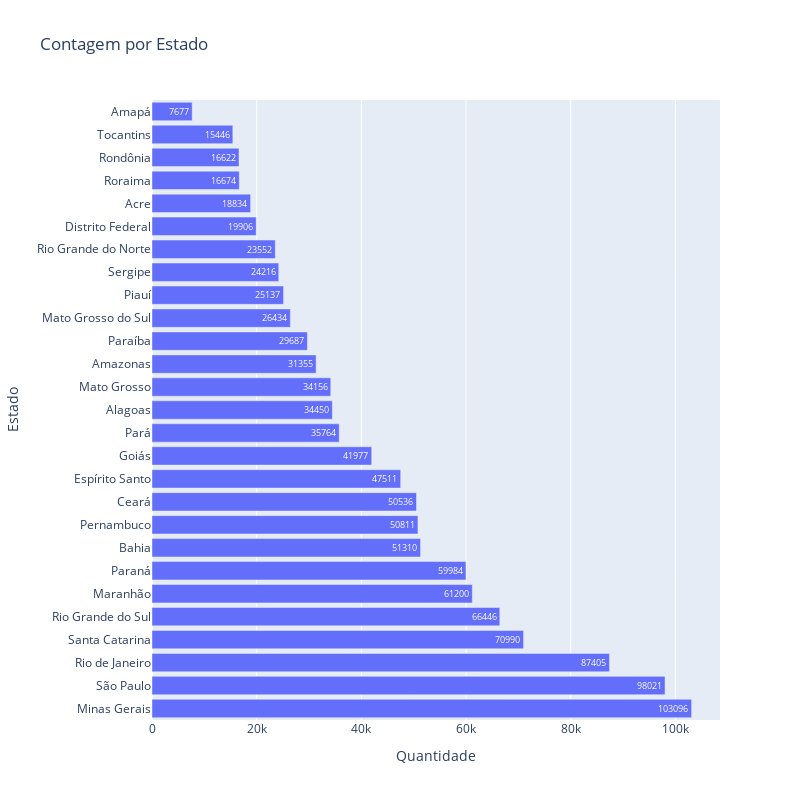

Write notebook code for a chart like this one.
### Code cell
# Suponha que 'df' é o seu DataFrame e 'state' é a coluna com as siglas dos estados
counts = df['uf'].value_counts().reset_index()

# Renomeie as colunas para algo mais descritivo
counts.columns = ['Estado', 'Quantidade']

# Crie o gráfico de barras
fig = px.bar(counts, y='Estado', x='Quantidade', orientation='h', title='Contagem por Estado', text='Quantidade')
fig.update_layout(
    autosize=False,
    width=800,
    height=800,
)
# Exiba o gráfico
fig.show()

### Figure 1 — Plotly figure (JSON) as saved in the notebook; plotly's stock layout.template omitted (floating-point values rounded to 4 significant figures)
{"data": [{"alignmentgroup": "True", "hovertemplate": "Quantidade=%{text}<br>Estado=%{y}<extra></extra>", "legendgroup": "", "marker": {"color": "#636efa", "pattern": {"shape": ""}}, "name": "", "offsetgroup": "", "orientation": "h", "showlegend": false, "text": [103096, 98021, 87405, 70990, 66446, 61200, 59984, 51310, 50811, 50536, 47511, 41977, 35764, 34450, 34156, 31355, 29687, 26434, 25137, 24216, 23552, 19906, 18834, 16674, 16622, 15446, 7677], "textposition": "auto", "type": "bar", "x": [103096, 98021, 87405, 70990, 66446, 61200, 59984, 51310, 50811, 50536, 47511, 41977, 35764, 34450, 34156, 31355, 29687, 26434, 25137, 24216, 23552, 19906, 18834, 16674, 16622, 15446, 7677], "xaxis": "x", "y": ["Minas Gerais", "São Paulo", "Rio de Janeiro", "Santa Catarina", "Rio Grande do Sul", "Maranhão", "Paraná", "Bahia", "Pernambuco", "Ceará", "Espírito Santo", "Goiás", "Pará", "Alagoas", "Mato Grosso", "Amazonas", "Paraíba", "Mato Grosso do Sul", "Piauí", "Sergipe", "Rio Grande do Norte", "Distrito Federal", "Acre", "Roraima", "Rondônia", "Tocantins", "Amapá"], "yaxis": "y"}], "layout": {"autosize": false, "barmode": "relative", "height": 800, "legend": {"tracegroupgap": 0}, "title": {"text": "Contagem por Estado"}, "width": 800, "xaxis": {"anchor": "y", "domain": [0, 1], "title": {"text": "Quantidade"}}, "yaxis": {"anchor": "x", "domain": [0, 1], "title": {"text": "Estado"}}}}
